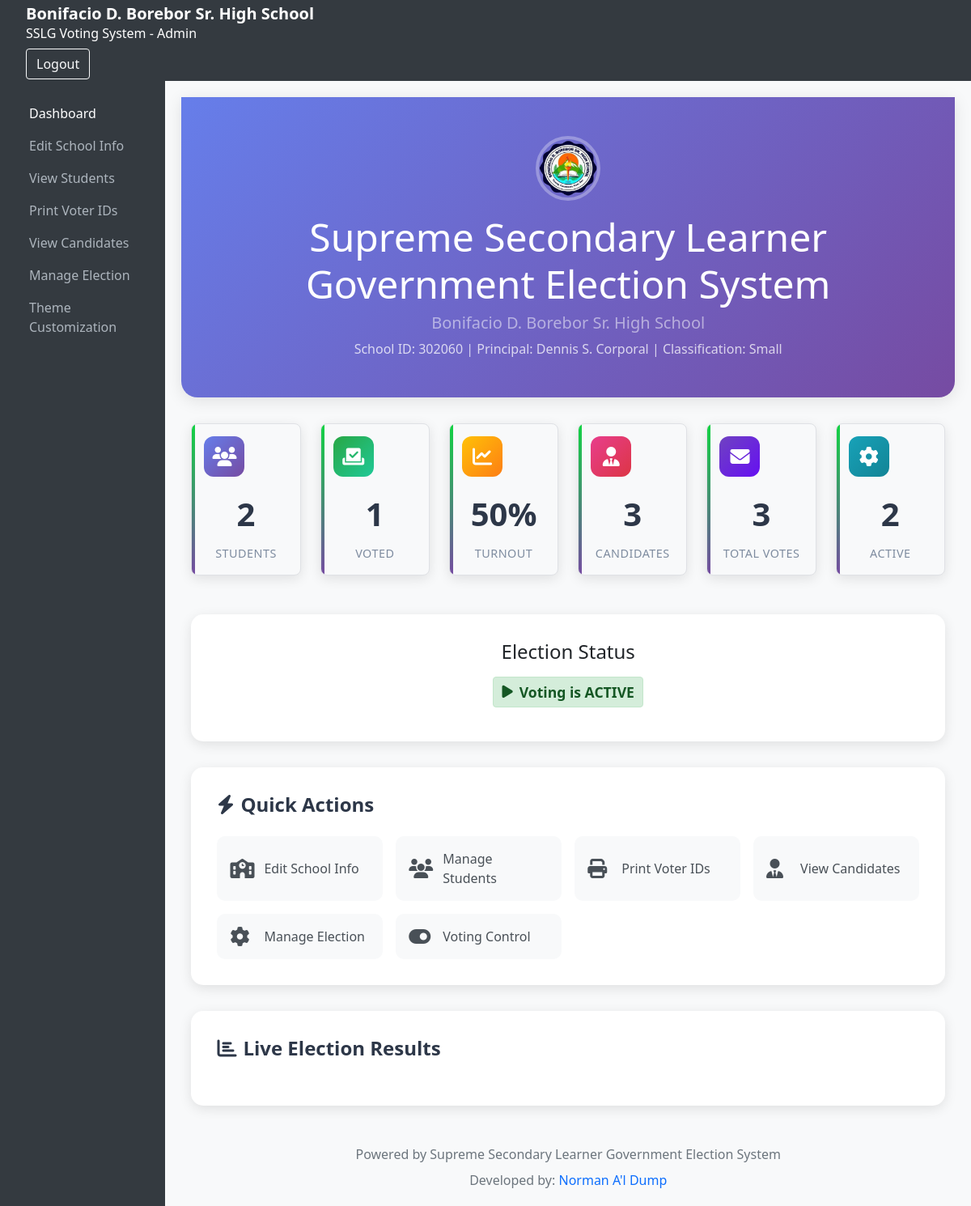
/admin/index.php (signed in), run on the app's committed database.
### tables this page shows
CREATE TABLE school_info (
            id INTEGER PRIMARY KEY AUTOINCREMENT,
            school_name TEXT NOT NULL DEFAULT 'Supreme Secondary Learner Government',
            school_address TEXT,
            school_logo TEXT,
            contact_email TEXT,
            contact_phone TEXT,
            created_at TEXT DEFAULT CURRENT_TIMESTAMP,
            updated_at TEXT DEFAULT CURRENT_TIMESTAMP
        , school_id_no TEXT DEFAULT NULL, principal_name TEXT DEFAULT NULL, logo_path TEXT);

### admin/index.php (the view, shortened to what this page needs)
<?php
$db = getDBConnection();
$election_status = $db->query("SELECT is_open FROM election_settings ORDER BY id DESC LIMIT 1")->fetch();
$voting_active = $election_status['is_open'] == 1;
$voting_closed = $election_status['is_open'] == 0;
$db = getDBConnection();
$school_info = $db->query("SELECT * FROM school_info LIMIT 1")->fetch();
$election_settings = $db->query("SELECT logo_path, theme_color FROM election_settings ORDER BY id DESC LIMIT 1")->fetch();
$settings = [
    'school_name' => $school_info['school_name'] ?? 'Sample High School',
    'school_id' => $school_info['school_id_no'] ?? 'SHS-2026',
    'principal' => $school_info['principal_name'] ?? 'Dr. Juan Santos',
    'logo_path' => $election_settings['logo_path'] ?? '../assets/images/logo_1770105233.png',
    'theme_color' => $election_settings['theme_color'] ?? '#343a40',
    'school_classification' => 'Small'
];
$school_level = $settings['school_level'] ?? 'Junior High School';
if ($school_level === 'Elementary') {
    $system_title = "Supreme Elementary Learner Government Election System";
} else {
    $system_title = "Supreme Secondary Learner Government Election System";
}
$db = getDBConnection();
$total_students = $db->query("SELECT COUNT(*) FROM users WHERE role = 'voter'")->fetchColumn();
$voted_students = $db->query("SELECT COUNT(DISTINCT voter_id) FROM votes")->fetchColumn();
$turnout = $total_students > 0 ? round(($voted_students / $total_students) * 100, 2) : 0;
$total_candidates = $db->query("SELECT COUNT(*) FROM candidates")->fetchColumn();
$total_votes = $db->query("SELECT COUNT(*) FROM votes")->fetchColumn();
include '../includes/admin_header.php';
include '../includes/admin_sidebar.php';
?>
<div class="admin-content">
    <div class="dashboard-header">
        <div class="container text-center">
            <?php if (file_exists($settings['logo_path'])): ?>
                <img src="<?= $settings['logo_path'] ?>" alt="School Logo" class="school-logo mb-3">
            <?php else: ?>
                <div class="school-logo bg-white d-inline-flex align-items-center justify-content-center mb-3" style="color: #667eea; font-weight: bold; font-size: 1.5em;">LOGO</div>
            <?php endif; ?>
            <h1 class="display-5 mb-2 font-weight-bold"><?= htmlspecialchars($system_title) ?></h1>
            <h2 class="h5 text-white-50 mb-2"><?= htmlspecialchars($settings['school_name']) ?></h2>
            <p class="mb-0 opacity-75">School ID: <?= htmlspecialchars($settings['school_id']) ?> | Principal: <?= htmlspecialchars($settings['principal']) ?> | Classification: <?= htmlspecialchars($settings['school_classification']) ?></p>
        </div>
    </div>
    <div class="container-fluid">
        <div class="row mb-4">
            <div class="col-lg-2 col-md-4 col-sm-6">
                <div class="stat-card students">
                    <div class="stat-icon">
                        <i class="fas fa-users"></i>
                    </div>
                    <div class="stat-value"><?= $total_students ?></div>
                    <div class="stat-label">Students</div>
                </div>
            </div>
            <div class="col-lg-2 col-md-4 col-sm-6">
                <div class="stat-card voted">
                    <div class="stat-icon">
                        <i class="fas fa-vote-yea"></i>
                    </div>
                    <div class="stat-value"><?= $voted_students ?></div>
                    <div class="stat-label">Voted</div>
                </div>
            </div>
            <div class="col-lg-2 col-md-4 col-sm-6">
                <div class="stat-card turnout">
                    <div class="stat-icon">
                        <i class="fas fa-chart-line"></i>
                    </div>
                    <div class="stat-value"><?= $turnout ?>%</div>
                    <div class="stat-label">Turnout</div>
                </div>
            </div>
            <div class="col-lg-2 col-md-4 col-sm-6">
                <div class="stat-card candidates">
                    <div class="stat-icon">
                        <i class="fas fa-user-tie"></i>
                    </div>
                    <div class="stat-value"><?= $total_candidates ?></div>
                    <div class="stat-label">Candidates</div>
                </div>
            </div>
            <div class="col-lg-2 col-md-4 col-sm-6">
                <div class="stat-card votes">
                    <div class="stat-icon">
                        <i class="fas fa-envelope"></i>
                    </div>
                    <div class="stat-value"><?= $total_votes ?></div>
                    <div class="stat-label">Total Votes</div>
                </div>
            </div>
            <div class="col-lg-2 col-md-4 col-sm-6">
                <div class="stat-card">
                    <div class="stat-icon" style="background: linear-gradient(135deg, #17a2b8, #138496); color: white;">
                        <i class="fas fa-cog"></i>
                    </div>
                    <div class="stat-value">
                        <?php
                        $active_students = $db->query("SELECT COUNT(*) FROM users WHERE role = 'voter' AND is_active = 1")->fetchColumn();
                        echo $active_students;
                        ?>
                    </div>
                    <div class="stat-label">Active</div>
                </div>
            </div>
        </div>
        <div class="voting-status">
            <h4 class="mb-3">Election Status</h4>
            <?php if ($voting_closed): ?>
                <div class="status-indicator status-closed">
                    <i class="fas fa-lock me-2"></i>
                    Voting is CLOSED
                </div>
            <?php elseif ($voting_active): ?>
                <div class="status-indicator status-active">
                    <i class="fas fa-play me-2"></i>
                    Voting is ACTIVE
                </div>
            <?php endif; ?>
        </div>
        <div class="quick-actions">
            <h4><i class="fas fa-bolt me-2"></i>Quick Actions</h4>
            <div class="action-grid">
                <a href="school.php" class="action-btn">
                    <i class="fas fa-school"></i>
                    <span>Edit School Info</span>
                </a>
                <a href="students.php" class="action-btn">
                    <i class="fas fa-users"></i>
                    <span>Manage Students</span>
                </a>
                <a href="print_ids.php" class="action-btn">
                    <i class="fas fa-print"></i>
                    <span>Print Voter IDs</span>
                </a>
                <a href="candidates.php" class="action-btn">
                    <i class="fas fa-user-tie"></i>
                    <span>View Candidates</span>
                </a>
                <a href="election.php" class="action-btn">
                    <i class="fas fa-cog"></i>
                    <span>Manage Election</span>
                </a>
                <a href="../admin_login.php" class="action-btn">
                    <i class="fas fa-toggle-on"></i>
                    <span>Voting Control</span>
                </a>
            </div>
        </div>
        <div class="results-section">
            <h4><i class="fas fa-chart-bar me-2"></i>Live Election Results</h4>
        </div>
        <div class="text-center mt-5 text-muted">
            <p class="mb-2">Powered by <?= htmlspecialchars($system_title) ?></p>
            <p class="mb-0">Developed by: <a href="https://www.facebook.com/Dealca27" target="_blank" class="text-primary text-decoration-none">Norman A'l Dump</a></p>
        </div>
    </div>
</div>
<?php
include '../includes/admin_footer.php';
?>

### assets/css/style.css (style rules this page uses)
body { font-family: 'Segoe UI', Tahoma, Geneva, Verdana, sans-serif; background-color: #f8f9fa; }
.stat-label { font-size: 0.9em; opacity: 0.9; }

### assets/css/admin_style.css (style rules this page uses)
body { background-color: #f8f9fa; }
.admin-content h2 { margin-bottom: 20px; }

### includes/admin_header.php (style rules this page uses)
.admin-content .stat-card { background: #f8f9fa; padding: 15px; border-radius: 8px; text-align: center; border: 1px solid #dfe1e5; }
.admin-content .stat-value { font-size: 1.8em; font-weight: bold; color: #202124; display: block; }
.admin-content .stat-label { font-size: 0.8em; color: #5f6368; }
.admin-content .status-indicator { background: #d4edda; color: #155724; padding: 5px 10px; border-radius: 4px; font-weight: bold; margin-bottom: 10px; border: 1px solid #c3e6cb; }

### data on the page
school_info: school_name "Bonifacio D. Borebor Sr. High School", school_id_no "302060", principal_name "Dennis S. Corporal"

### other printed values
SCHOOL_NAME "Bonifacio D. Borebor Sr. High School"
$system_title "Supreme Secondary Learner Government Election System"
$settings['school_classification'] "Small"
$total_students "2"
$voted_students "1"
$turnout "50"
$total_candidates "3"
$total_votes "3"
$active_students "2"
